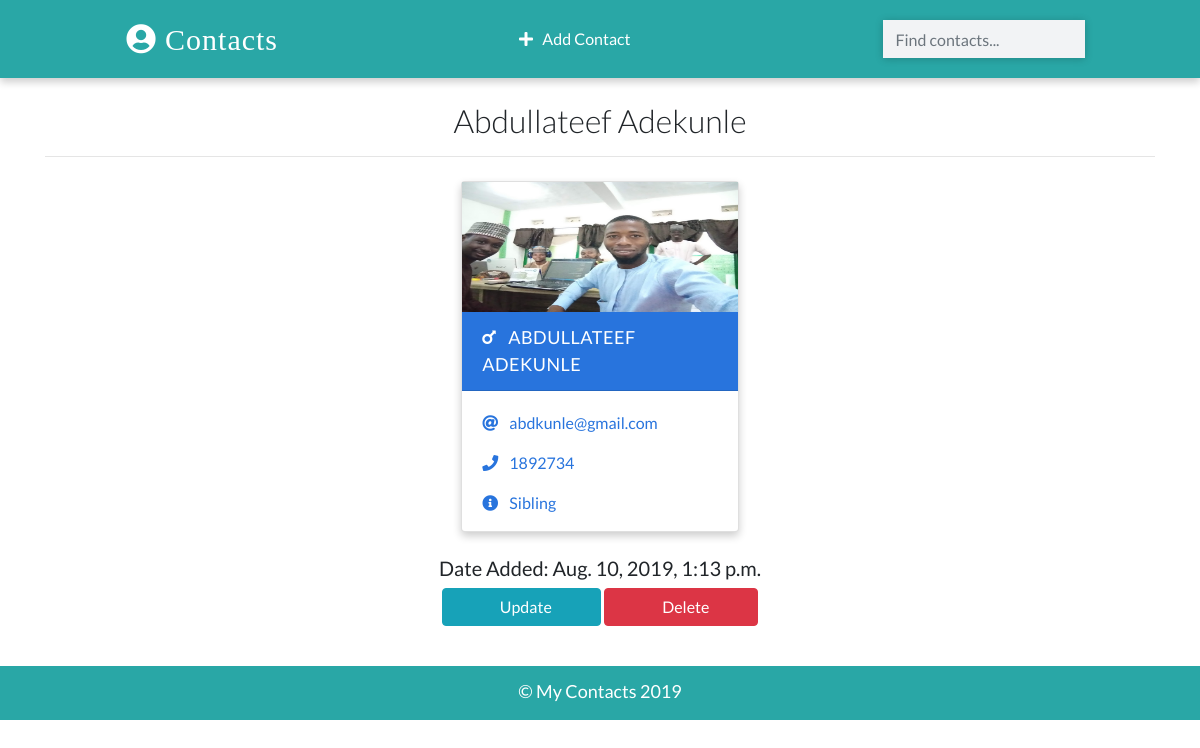
The page /detail/10/ on the database as committed earlier.
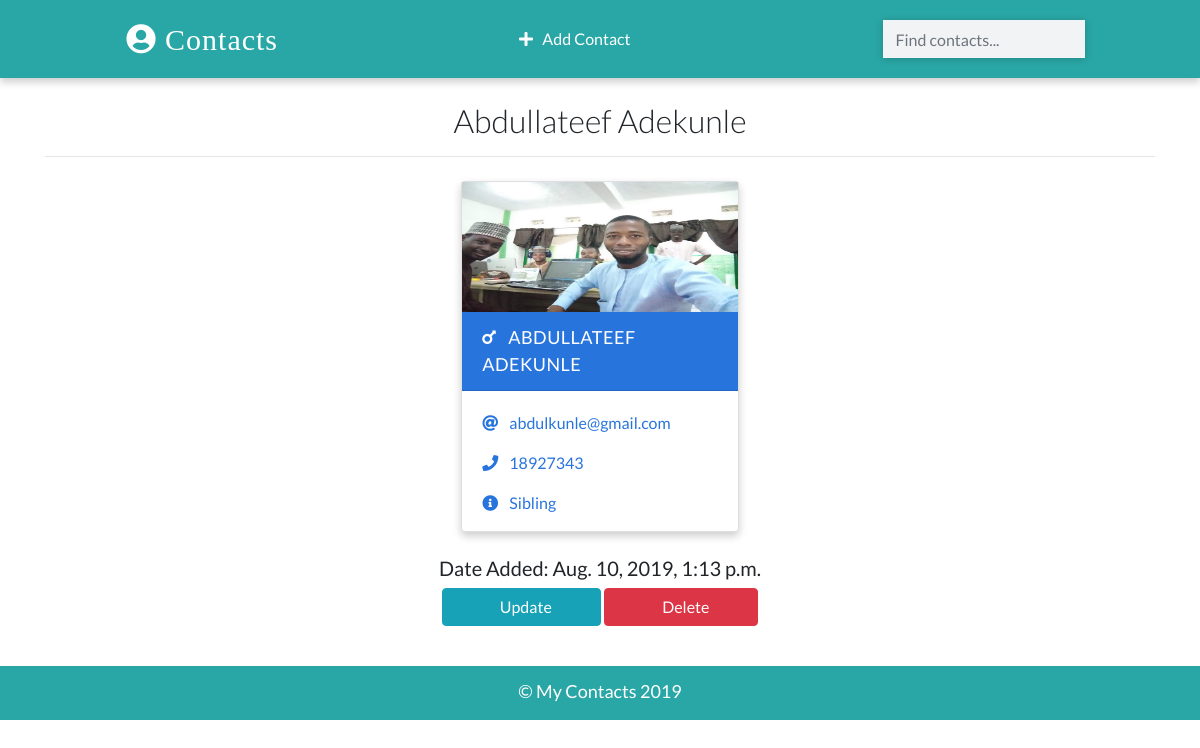
The same page on the database as committed later.
### app/models.py (models this page shows, shortened)
class Contact(models.Model):
    name = models.CharField(max_length=100)
    email = models.EmailField(max_length=100)
    phone = models.IntegerField()
    info = models.CharField(max_length=100)
    gender = models.CharField(max_length=100, choices=(
        ('male', 'Male'),
        ('female', 'Female')
    ))
    image = models.ImageField(upload_to='images/', blank=True)
    date_added = models.DateTimeField(default=datetime.now)
    class Meta:
        ordering = ['-id']

### app/views.py (the view)
# urls.py: path('detail/<int:pk>/', views.ContactDetailView.as_view(), name="detail"),
class ContactDetailView(DetailView):
    template_name = 'detail.html'
    model = Contact
    context_object_name = 'contact'

### templates/detail.html (shortened to what this page needs)
{% extends 'base.html' %}
{% load static %}
{% block content %}
  <div class="container">
    <h2 class="heading font-weight-light text-center">{{ contact.name }}</h2>
    <hr />
  </div>
  <div class="container main-part">
    {% include 'partials/_card.html' %}
  <div class="container mt-3">
<h5 class="text-center"> Date Added: {{ contact.date_added }} </h5>
      <p class="text-center text-light">
        <a class = "btn btn-info px-5" href = {% url 'update' contact.id %}>
           &nbsp; Update
        </a>
        <a class = "btn btn-danger px-5" href = {% url 'delete' contact.id %}>
           &nbsp; Delete
        </a>
      </p>
  </div>
  </div
  {% endblock content %}

### templates/base.html (shortened to what this page needs)
{% load static %}
<!DOCTYPE html>
<html lang="en">
  <head>
    <link
      rel="stylesheet"
      href="https://stackpath.bootstrapcdn.com/bootstrap/4.2.1/css/bootstrap.min.css"
    />
    <link rel="stylesheet" href="{% static './css/main.css'%}" />
    <link
      rel="stylesheet"
      href="https://use.fontawesome.com/releases/v5.6.3/css/all.css"
    />
  </head>
  <body>
    <nav>
      <a class="logo" href="{% url 'home' %}">
        <i class="fas fa-user-circle"></i>&nbsp;Contacts
      </a>
      <p class="feature-link m-0 p-0">
      <a href ="{% url 'create' %}" class = "mr-4 text-white">
      <i class="fas fa-plus"></i> &nbsp; Add Contact
      </a>
      </p>
      <form class="form-inline my-2" action="{% url 'search' %}" method="GET">
        <input
          class="form-control search-box"
          type="search"
          placeholder="Find contacts..."
          name="search_term"
        />
      </form>
    </nav>
    <br />
    {% block content %}
    {% endblock content %}
    <footer class="mt-4 p-2">
      <p class="text-center p-1 m-0">&copy; My Contacts 2019</p>
    </footer>
  </body>
</html>

### templates/partials/_card.html (shortened to what this page needs)
{% load static %}
 {% if  contact.gender == 'male' %}
    <div class="card my-2 mx-2 boy-card {% if 'detail' in request.path %} mx-auto w-25 {% endif %}">
      <img src="{% if contact.image %}
      {{contact.image.url}}
      {% else %}
      {% static 'images/boy.png'%}
      {% endif %}" class="img-fluid" />
      <div class="card-header">
        <a href="{% url 'detail' contact.id %}" class="text-white header-link"
          ><i class="fas fa-mars mr-2"></i> {{contact.name}} </a
        >
      </div>
      <div class="card-body pb-0">
        <p>
          <i class="fas fa-at mr-2"></i>
          <a href="mailto:{{contact.email}}">{{contact.email}}</a>
        </p>
        <p>
          <i class="fas fa-phone mr-2"></i>
          <a href="tel:{{contact.number}}">{{contact.phone}}</a>
        </p>
        <p><i class="fas fa-info-circle mr-2"></i> {{contact.info}}</p>
      </div>
    </div>
  {% endif %}

### static/css/main.css (style rules this page uses)
:root { --back: #29a7a6; --girl: #e64298; --boy: #2874dd; }
body { font-family: Lato, sans-serif; }
nav { font-weight: light; display: flex; justify-content: space-around; background-color: var(--back); align-items: center; padding-top: 12px; padding-bottom: 12px; box-shadow: 0 4px 8px 0 rgba(0, 0, 0, 0.2); }
.logo { font-size: 30px; letter-spacing: 1px; color: white; padding: 2px 12px; border-radius: 8px; font-family: cursive; }
.feature-link { margin-top: 5px !important; margin-bottom: 5px !important; }
.search-box { border-radius: 0px !important; width: 250px; border: none !important; background-color: #f2f3f5 !important; box-shadow: 0 1px 8px 0 rgba(0, 0, 0, 0.2); }
.card { box-shadow: 0 4px 8px 0 rgba(0, 0, 0, 0.2); transition: 0.3s; min-width: 250px; box-sizing: border-box; }
img { height: 130px !important; }
.card-header { font-size: 18px; letter-spacing: 0.5px; text-transform: uppercase; }
.boy-card .card-header { background-color: var(--boy); }
.boy-card .card-body, .boy-card .card-body p a { color: var(--boy); }
.card-body p { cursor: pointer; }
.main-part { display: flex; flex-wrap: wrap; justify-content: space-evenly; }
footer { background-color: var(--back); color: white; font-size: 18px; border-bottom: 3px solid var(--back); }

Rows that differ between the two databases and show on the page:
changed Contact "Abdullateef Adekunle": email "abdkunle@gmail.com" → "abdulkunle@gmail.com"; phone "1892734" → "18927343"
